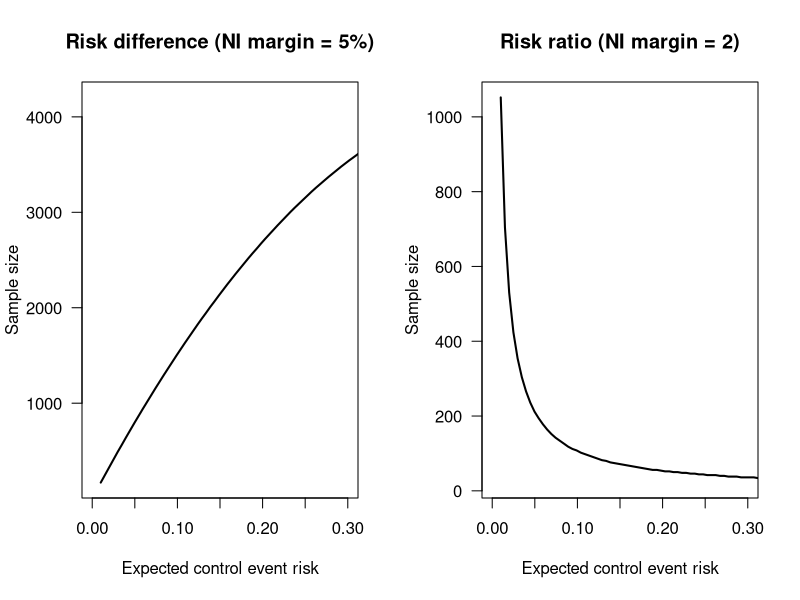

R code for this plot:
# Plot sample size given expected control event risk:

setwd("~/Documents/Non-inferiority trials/NI Frontiers/Figures")

pdf(file="Sample size - Expected control event risk.pdf",width=10,height=5)
m <- matrix(c(1,2),nrow = 1,ncol = 2,byrow = TRUE)
layout(mat = m,heights = c(0.85,0.85))

# Sample size calculation function for RD:

sam_size= function(alpha,beta,pC,pA,NIm, r) {
  n= (qnorm(1-alpha)+qnorm(1-beta))^2*((r*pC*(1-pC)+pA*(1-pA))/(pC-pA-NIm)^2)
  return(s<-c(n1<-ceiling(n),n2<- ceiling (ceiling(n)/r)))
}

alpha<-0.025
power<-0.9
pC<-seq(0.01,0.5,length.out = 100)
pA<-pC
NIm<-0.05
r<-1

ss<-rep(NA,length(pC))

for (i in 1:length(pC)) {
  ss[i]<-sum(sam_size(alpha,1-power,pC[i],pA[i],NIm,r))
}

plot(pC,ss,type = "l", xlim=c(0,0.3), las=1, lwd=2, ylab = "Sample size",
     xlab = "Expected control event risk", main="Risk difference (NI margin = 5%)")

# Sample size calculation function for RR:

sam_size_RR= function(alpha,beta,pC,pA,NIm, r) {
  n= (qnorm(1-alpha)+qnorm(1-beta))^2*((1/(r*pC)+1/(pA))/(log(pA/pC)-NIm)^2)
  return(s<-c(n1<-ceiling(n),n2<- ceiling (ceiling(n)*r)))
}

NImRR<-2
ss2<-rep(NA,length(pC))

for (i in 1:length(pC)) {
  ss2[i]<-sum(sam_size_RR(alpha,1-power,pC[i],pA[i],NImRR,r))
}

plot(pC,ss2,type = "l", xlim=c(0,0.3), las=1, lwd=2, ylab = "Sample size",
     xlab = "Expected control event risk", main="Risk ratio (NI margin = 2)")

dev.off()